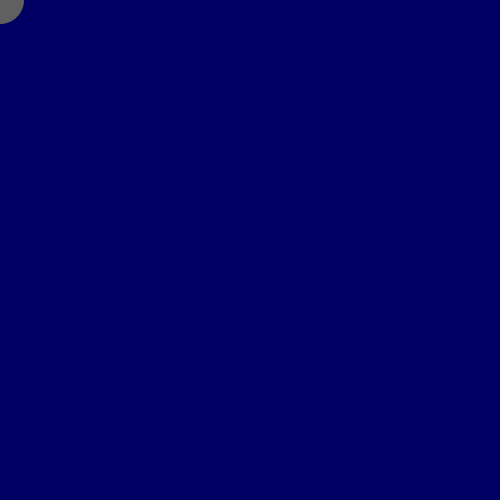
Frame 1 (no input)
Frame 60 (the mouse pressed at the canvas centre just before this capture): identical to frame 1, image omitted
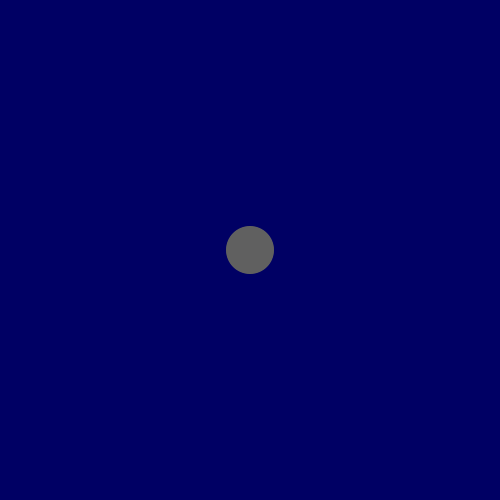
Frame 120 (the mouse held since frame 60 and released just before this capture)

The Processing sketch that drew these frames (run headless with seeded random() and noise(); from frame 60 on, the mouse is pressed at the canvas centre):

// Processing sketch: processing_49075
// ── processing_49075.pde

float [] x = new float [50];
float [] y = new float [50];

void setup () {
  
  size (500,500);
  smooth();
  noStroke();
  
  for (int i = 0; i<50; i++) {
    x[i] = 0;
    y[i] = 0;
    
  }
  
}

void draw () {
  
  background (0,0,100);
  
  for (int i=0; i<49; i++) {
    x[i] = x [i+1];
    y[i] = y [i+1];
    
    fill (i*2); //colour i is the circles devided by two makes it lighter
    ellipse (x[i], y[i], i, i);
    
  }
  
  x[49] = mouseX;
  y[49] = mouseY;
  
}
